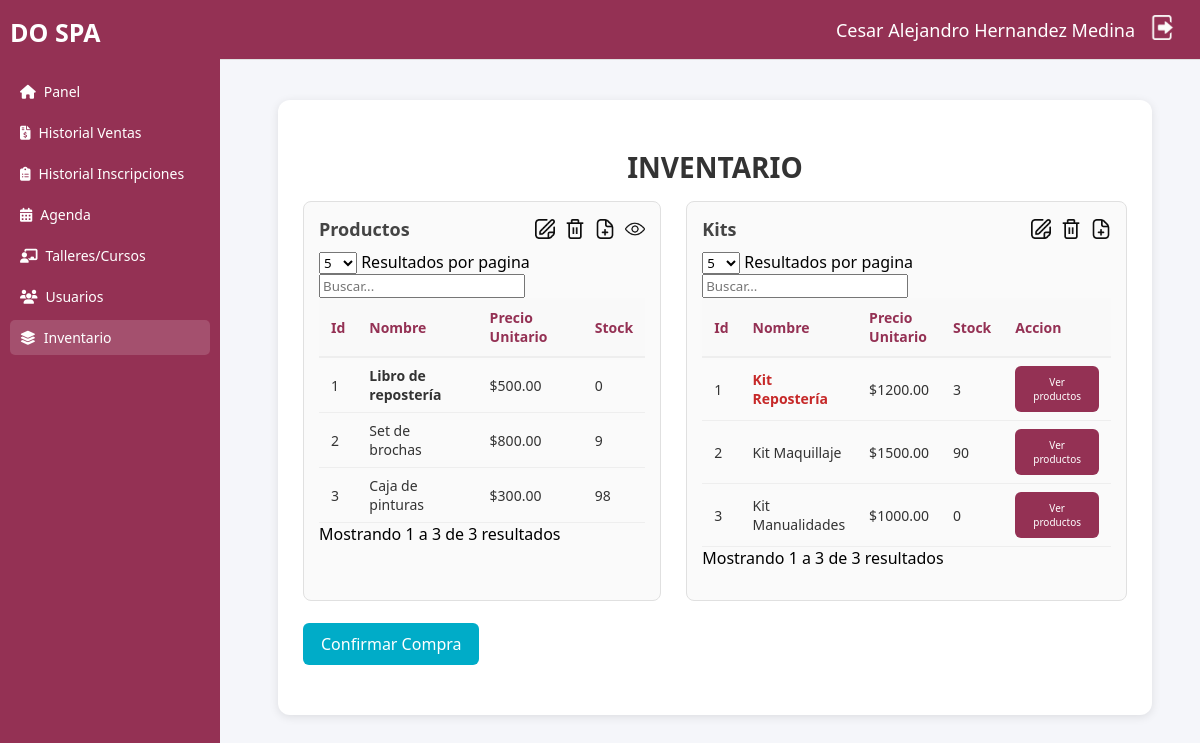
/inventario.php (signed in), run on an earlier commit of the app's database.
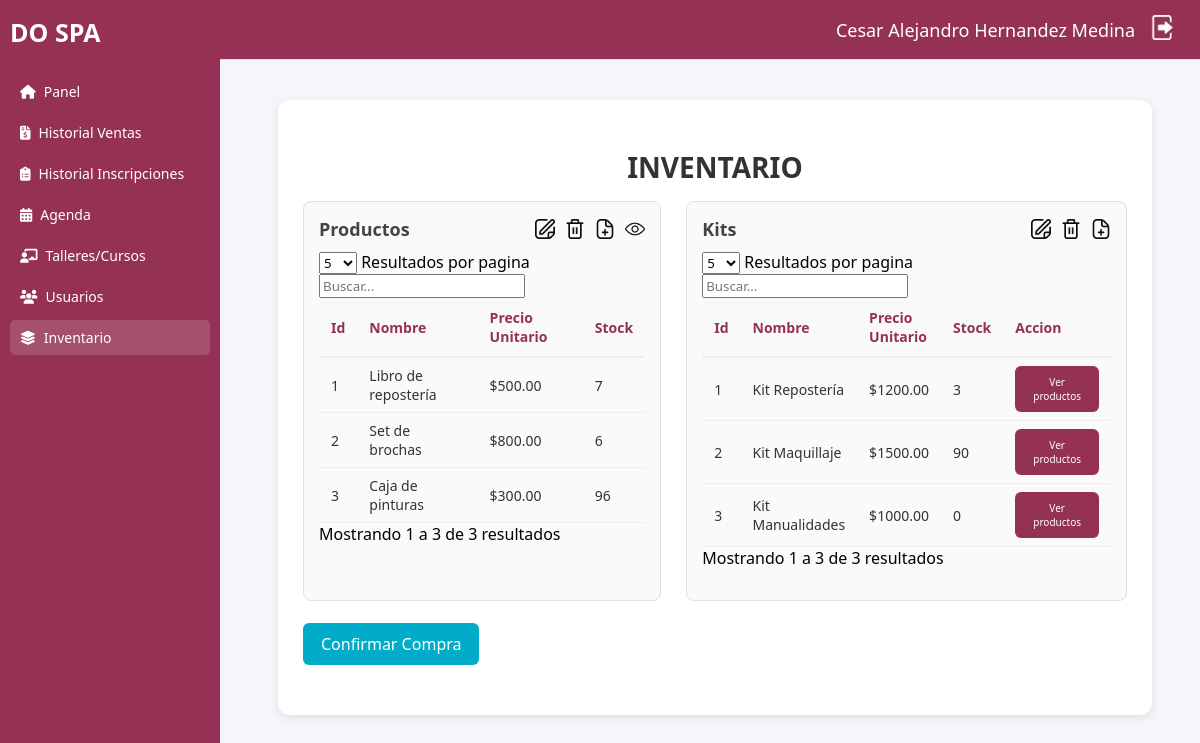
And on a later commit of the database.
### tables this page shows
CREATE TABLE `productos` (
  `id_producto` int(11) NOT NULL,
  `nombre` varchar(255) DEFAULT NULL,
  `precio_unitario` decimal(10,2) DEFAULT NULL,
  `Stock` int(11) NOT NULL,
  `imagen` longblob DEFAULT NULL,
  `Activo` tinyint(1) NOT NULL DEFAULT 1
);

CREATE TABLE `kits_productos` (
  `id_kit` int(11) NOT NULL,
  `nombre` varchar(255) DEFAULT NULL,
  `precio_unitario` decimal(10,2) DEFAULT NULL,
  `Stock` int(11) NOT NULL,
  `Activo` tinyint(1) NOT NULL DEFAULT 1
);

### inventario.php (the view, shortened to what the changed rows need)
<?php
include_once("conexion.php");
if(empty($_SESSION['Id_Usuario'])){header("location: index.html");}else{
?>
<!DOCTYPE html>
<html lang="es">
  <head>
    <link rel="stylesheet" href="css/sidebar.css">
    <link rel="stylesheet" href="css/header.css">
    <link rel="stylesheet" href="css/inventario.css">
    <link rel="stylesheet" href="css/getTipo.css">
        <link rel="stylesheet" href="css/inventario_modal.css">
    <link rel="stylesheet" href="https://cdnjs.cloudflare.com/ajax/libs/font-awesome/6.4.0/css/all.min.css">
    <link rel="stylesheet" href="https://cdn.jsdelivr.net/npm/simple-datatables@latest/dist/style.css">
  </head>
  <body>
    <div class="dashboard">
      <main class="main">
              <div class="inventario">
                  <h2 class="titulo-inventario" align="center">INVENTARIO</h2>
                  <div class="tablas-inventario">
                      <section class="productos">
                      <div class="section-header">
                          <h3>Productos</h3>
                          <div class="section-actions">
                          </div>
                      </div>
                      <table id="TablaProductos" class="display">
                          <thead>
                              <tr>
                                  <th>Id</th>
                                  <th>Nombre</th>
                                  <th>Precio Unitario</th>
                                  <th>Stock</th>
                              </tr>
                          </thead>
                          <tbody>
                          <?php
                              $sql = "SELECT * FROM productos";
                              $r = mysqli_query($conexion, $sql);
                              while($mostrar = mysqli_fetch_array($r)) {
                                  $clase = ($mostrar['Stock'] == 0) ? 'sin-stock' : '';
                          ?>
                              <tr>
                                  <td><?php echo $mostrar['id_producto'] ?></td>
                                  <td class="<?php echo $clase; ?>" <?php echo ($mostrar['Stock'] == 0) ? 'title="No hay stock disponible"' : ''; ?>>
                                      <?php echo $mostrar['nombre'] ?>
                                  </td>
                                  <td><?php echo "$".$mostrar['precio_unitario'] ?></td>
                                  <td><?php echo $mostrar['Stock'] ?></td>
                              </tr>
                          <?php } ?>
                          </tbody>
                      </table>
                      </section>
                      <section class="kits">
                        <div class="section-header">
                            <h3>Kits</h3>
                            <div class="section-actions">
                            </div>
                        </div>
                        <table id="TablaKits" class="display">
                            <thead>
                            <tr>
                                <th>Id</th>
                                <th>Nombre</th>
                                <th>Precio Unitario</th>
                                <th>Stock</th>
                                <th>Accion</th>
                            </tr>
                            </thead>
                            <tbody>
                            <?php
                                $sql = "
                                  SELECT k.*,
                                    CASE
                                      WHEN EXISTS (
                                        SELECT 1
                                        FROM productos_kits pk
                                        JOIN productos p ON p.id_producto = pk.id_producto
                                        WHERE pk.id_kit = k.id_kit AND p.Stock = 0
                                      ) THEN 1 ELSE 0
                                    END AS tiene_inactivos
                                  FROM kits_productos k
                                ";
                                $r = mysqli_query($conexion, $sql);
                                while($mostrar = mysqli_fetch_assoc($r)) {
                            ?>
                              <tr>
                                  <td><?php echo htmlspecialchars($mostrar['id_kit']); ?></td>
                                  <td class="nombre-kit">
                                    <?php echo htmlspecialchars($mostrar['nombre']); ?>
                                  </td>
                                  <td><?php echo "$".htmlspecialchars($mostrar['precio_unitario']); ?></td>
                                  <td><?php echo htmlspecialchars($mostrar['Stock']); ?></td>
                                  <td>
                                    <button class="btn-ver-productos" data-id="<?php echo htmlspecialchars($mostrar['id_kit']); ?>">Ver productos</button>
                                  </td>
                              </tr>
                            <?php } ?>
                            </tbody>
                        </table>
                      </section>
                  </div>
                  <br>
            </div>
      </main>
    </div>
  </body>
</html>
<?php
}
?>

What changed in the data, as far as the page shows it:
changed productos "Libro de repostería": Stock "0" → "7"
changed productos "Set de brochas": Stock "9" → "6"
changed productos "Caja de pinturas": Stock "98" → "96"
